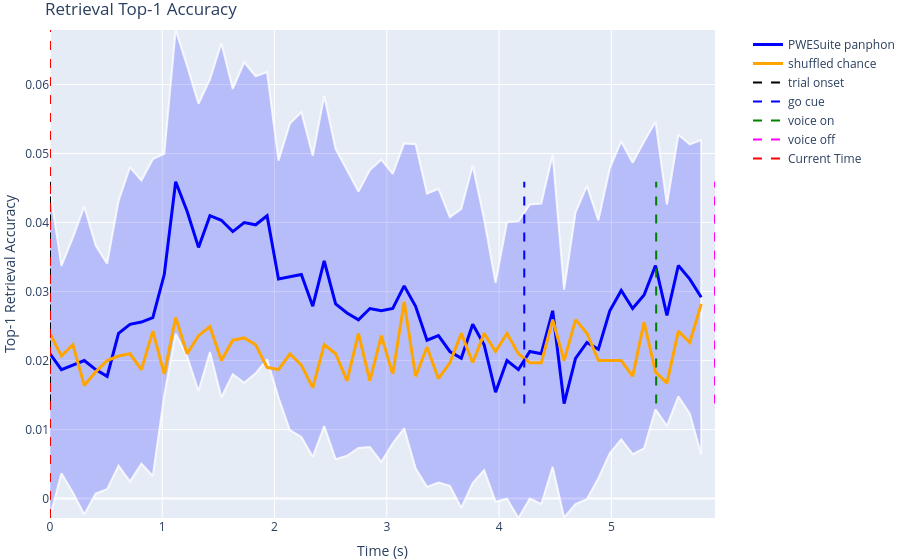

Notebook code cell kept with this figure:
### Markdown cell above
## 9b. Plot Retrieval Accuracy (Top-1)

### Code cell
# ── Retrieval: Top-1 accuracy ────────────────────────────────────
fig_ret1, _ = plot_accuracy_plotly(
    br_panphon.all_retrieval_top1.mean(0),
    #br_token_ipa.all_retrieval_top1.mean(0),
    br_panphon.all_retrieval_chance_top1.mean(0),
    #br_token_ipa.all_retrieval_chance_top1.mean(0),
    lines=[
        0 - np.nanmean(trial_onset),
        np.nanmean(green_screen_onset) - np.nanmean(trial_onset),
        np.nanmean(clean_voice_onset) - np.nanmean(trial_onset),
        np.nanmean(clean_voice_offset) - np.nanmean(trial_onset),
    ],
    data_std=[
        br_panphon.all_retrieval_top1.std(0),
        #br_token_ipa.all_retrieval_top1.std(0),
        0
        #br_token_ipa.all_retrieval_chance_top1.std(0),
    ],
    line_labels=['trial onset', 'go cue', 'voice on', 'voice off'],
    data_labels=[
        'PWESuite panphon',
        #'PWESuite token-IPA',
        'shuffled chance',
        #'token-IPA shuffled chance',
    ],
    back=np.nanmean(trial_onset),
    forward=clean_data_binned.shape[2] / adjusted_fs - np.nanmean(trial_onset),
    ylabel='Top-1 Retrieval Accuracy',
    tick_interval=1,
    title='Retrieval Top-1 Accuracy',
)
fig_ret1.show()
